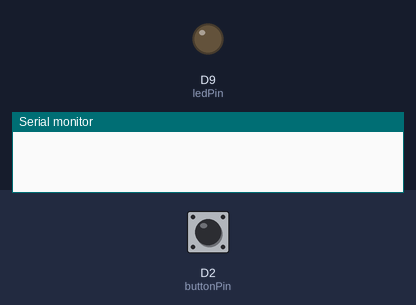
A sketch run on a simulated nRF52 board. Parts: output pins drawn as LEDs (lit = HIGH), the last lines printed to the serial monitor. The test bench sets the inputs (shaded band); at power-on: D2 (buttonPin) HIGH. A phone connects over Bluetooth LE 3 s after start.

Above: at 1.2 s.
1.3 s: D2 (buttonPin) pulled LOW for 0.15 s
At 1.4 s:
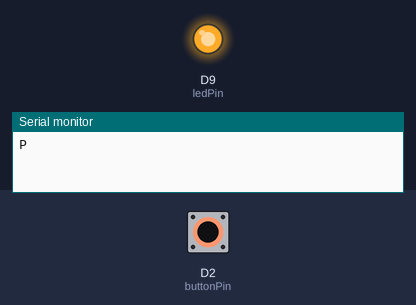
5.9 s: D2 (buttonPin) pulled LOW for 3.2 s
At 9.6 s:
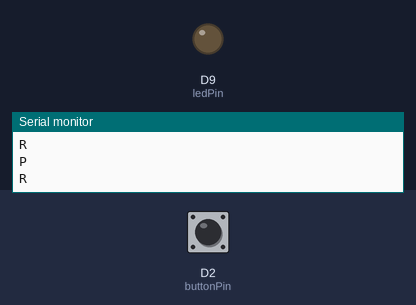
Timing chart, 0 to 11.1 s (numbered marks = the images above; inputs shaded):
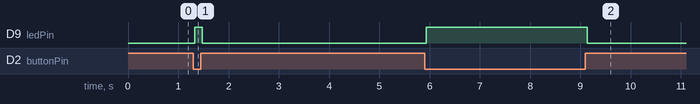

Measured:
- after the input at 1.3 s, D9 (ledPin): LOW → HIGH at once, → LOW 0.15 s later
- after the input at 5.9 s, D9 (ledPin): LOW → HIGH at once, → LOW 3.2 s later

The sketch:

seeed-xiao-nrf52840-sense.ino
```cpp
// Hanbeon Bluetooth switch firmware for Seeed XIAO nRF52840 Sense.
//
// Reports one P record per stable press and one R record per stable release
// over both USB CDC and Nordic UART Service. A USB bridge can send HELLO,
// FLASH, OFF, or BOOT; the latter enters the serial DFU bootloader.

const byte buttonPin = 2;
const byte ledPin = 9;
const unsigned long debounceMs = 30;
const unsigned long flashMs = 120;

int lastRawReading = HIGH;
int stableState = HIGH;
unsigned long lastChangeMs = 0;
unsigned long flashUntilMs = 0;
String command;
bool commandHadCarriageReturn = false;

#ifdef USE_TINYUSB
#include <Adafruit_TinyUSB.h>
#include <Adafruit_TinyUSB_API.h>
#endif

#include <bluefruit.h>

BLEUart bleuart;

void sendLine(const char* line) {
  Serial.print(line);
  if (bleuart.notifyEnabled()) bleuart.print(line);
}

void enterBootloader() {
  sendLine("BOOT_ENTER\n");
  Serial.flush();
  delay(100);
#ifdef USE_TINYUSB
  TinyUSB_Port_EnterDFU();
#endif
}

void setup() {
  pinMode(buttonPin, INPUT_PULLUP);
  pinMode(ledPin, OUTPUT);
  digitalWrite(ledPin, LOW);
  Serial.begin(115200);

  Bluefruit.autoConnLed(false);
  Bluefruit.begin();
  Bluefruit.setName("HanBeon XIAO");
  bleuart.begin();
  Bluefruit.Advertising.addFlags(BLE_GAP_ADV_FLAGS_LE_ONLY_GENERAL_DISC_MODE);
  Bluefruit.Advertising.addTxPower();
  Bluefruit.Advertising.addService(bleuart);
  Bluefruit.Advertising.start();
}

void loop() {
  readBridgeCommands(Serial);
  readBridgeCommands(bleuart);

  const int rawReading = digitalRead(buttonPin);
  if (rawReading != lastRawReading) {
    lastChangeMs = millis();
    lastRawReading = rawReading;
  }
  if (millis() - lastChangeMs >= debounceMs && rawReading != stableState) {
    stableState = rawReading;
    sendLine(stableState == LOW ? "P\n" : "R\n");
  }

  const bool buttonPressed = stableState == LOW;
  const bool flashing = millis() < flashUntilMs;
  digitalWrite(ledPin, buttonPressed || flashing ? HIGH : LOW);
}

void readBridgeCommands(Stream& stream) {
  while (stream.available() > 0) {
    const char next = static_cast<char>(stream.read());
    if (next == '\n') {
      if (command == "HELLO" && !commandHadCarriageReturn) {
        sendLine("HANBEON_UNO_V1\n");
      } else if (command == "FLASH") {
        flashUntilMs = millis() + flashMs;
      } else if (command == "OFF") {
        flashUntilMs = 0;
      } else if (command == "BOOT") {
        enterBootloader();
      }
      command = "";
      commandHadCarriageReturn = false;
    } else if (next == '\r') {
      commandHadCarriageReturn = true;
    } else {
      command += next;
    }
  }
}
```
